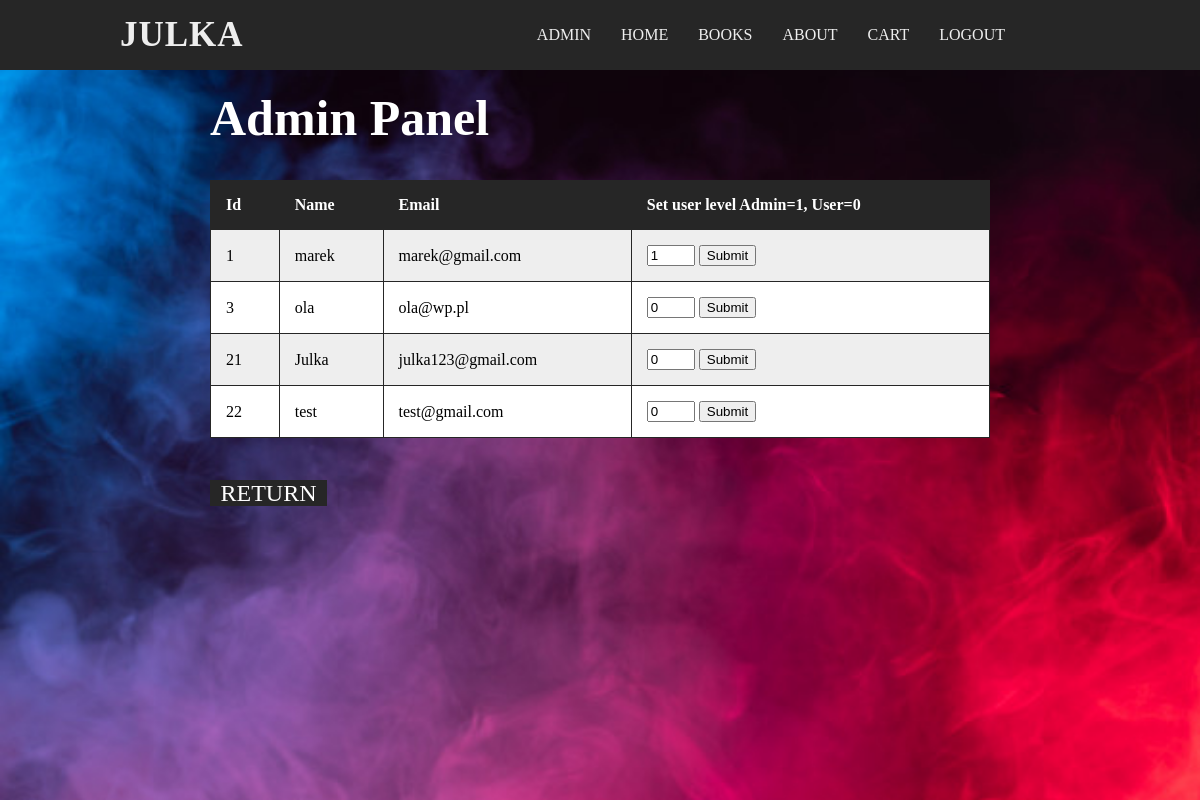
Page /adminpanel.php (signed in) on the committed database.
### tables this page shows
CREATE TABLE `users` (
  `id` int(11) NOT NULL,
  `name` varchar(255) NOT NULL,
  `pass` varchar(255) NOT NULL,
  `email` varchar(255) NOT NULL,
  `user_level` int(10) DEFAULT '0'
);

### adminpanel.php (the view, shortened to what this page needs)
<?php
include('connect.php');
?>
<!DOCTYPE html>
<html>
<head>
		<link rel="stylesheet" href="styles/stylemenu.css">
		</head>
<body>
	<div class="navbar">
		<a href="#" class="logo"><?php echo $_SESSION['user'] ?></a>
		<ul class="nav">
			<li><a href="adminpanel.php">Admin</a></li>
			<li><a href="userpage.php#home">Home</a></li>
			<li><a href="userpage.php#books">Books</a></li>
			<li><a href="userpage.php#about">About</a></li>
			<li><a href="userpage.php#cart">Cart</a></li>
			<li><a href="userpage.php#logout">Logout</a></li>
		</ul>
	</div>
    <div class="book-bg">
        <div class="books-area" id="books">
            <div class="text-part" ">
                <h1>Admin Panel</h1>
                <p>
                 <?php
                    $cart = "SELECT * FROM `users`";
                    $result = $conn->query($cart);
                    if ($result->num_rows > 0) {
                        echo "<table id='t01'>
                        <tr>
                            <th>Id</th>
                            <th>Name</th>
                            <th>Email</th>
                            <th>Set user level Admin=1, User=0</th>
                        </tr>";
                        while($row = $result->fetch_assoc()) {
                            echo "<tr style='color:black;'>"."<form action='changeuser.php' method='post'>".
                                        "<td>".$row["id"]."</td> ".
                                        "<input type='hidden' name='id' value='".$row["id"]."'/>".
                                        "<td>".$row["name"]."</td> ".
                                        "<td>".$row["email"]."</td> ".
                                        "<td><input type='number' name='number' value='".$row["user_level"]."' min='0' max='1'>
                                        <input type='submit' name='submit' value='Submit'>
                                        </td>".
                                        "</form>".
                                "</tr>";
                        }
                        echo "</table>";
                    } else {
                        echo "Your cart is empty";
                    }
                    ?>
                </p>
                <a href="index.php"><div class="back"> Return </div></a>
            </div>
        </div>
   </div>
</body>
</html>

### styles/stylemenu.css (style rules this page uses)
html { scroll-behavior: smooth; }
body { margin:0; padding:0; font-family:Poppins; }
.navbar { position: fixed; display: flex; justify-content: center; align-items: center; flex-direction: row; flex-wrap: wrap; background-color: #262626; width:100%; height: 70px; z-index: 1; }
.nav { display: flex; justify-content: right; list-style: none; margin-right: 15%; }
.logo { flex: 1 1 auto; margin-left: 10%; text-transform: uppercase; letter-spacing: 1px; font-weight: bold; font-size: 35px; }
a { margin: 15px; color: #eee; text-decoration: none; text-transform: uppercase; }
.about-area, .books-area, .cart-area, .logout-area, .home-area { position: relative; display: flex; justify-content: space-around; align-items: center; flex-wrap: wrap; flex-direction: row; width: 100%; height: 700px; }
.books-area, .cart-area { height: 100%; }
.text-part { width: 65%; height: 80%; padding-bottom: 50px; }
h1 { font-size:50px; font-family: Audiowide; }
p { font-size: 24px; line-height: 50px; }
table { width:100%; }
table, th, td { border-collapse: collapse; }
th, td { padding: 15px; text-align: left; }
table#t01 td { border: 1px solid #262626; }
table#t01 th { border: 1px solid #262626; }
table#t01 tr:nth-child(even) { background-color: #eee; }
table#t01 tr:nth-child(odd) { background-color: #fff; }
table#t01 th { background-color: #262626; color: white; }
.back { width: 15%; height: 26px; background-color: #262626; text-align: center; color: white; font-size: 24px; }
.book-bg { position: relative; background-image: url(/1.jpg); width: 100%; height: 100vh; background-repeat: no-repeat; -webkit-background-size: cover; background-size: cover; color:white; }

### rows in the picture
users: id "1", name "marek", email "marek@gmail.com", number "1"
users: id "3", name "ola", email "ola@wp.pl", number "0"
users: id "21", name "Julka", email "julka123@gmail.com", number "0"
users: id "22", name "test", email "test@gmail.com", number "0"

### other values in the picture
$_SESSION['user'] "JULKA"
